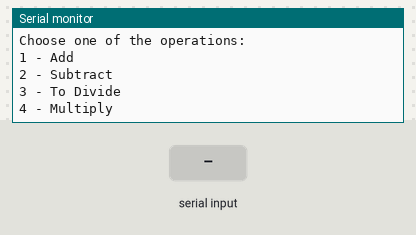
A sketch run on a simulated Arduino Uno, built with avr-gcc and run on an emulated ATmega328P. Shown: the last lines printed to the serial monitor. Inputs (shaded band) come from the test bench.

Above: at 0.8 s.
0.9 s: "Yes" received over Serial
At 2.7 s:
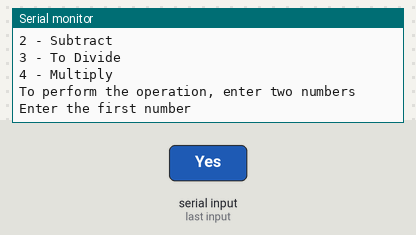
3.4 s: "90,45,200\n" received over Serial
At 5.0 s:
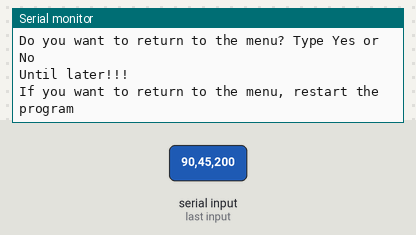

Measured:
- after the input at 0.9 s, the serial monitor: prints a new line after 1.0 s (image 1)
- after the input at 3.4 s, the serial monitor: prints a new line at once (image 2)

The sketch:

calculadora_com_menu1.ino
```cpp
// C++ code
//Variveis
int chooseOfOperation;
float result;

void add( float number1Parameter, float number2Parameter){
  result = number1Parameter + number2Parameter;
  Serial.println("Your result: " + String(result));
  }

void subtract( float number1Parameter, float number2Parameter){
  result = number1Parameter - number2Parameter;
  Serial.println("Your result: " + String(result));
  }

float divide( float number1Parameter, float number2Parameter){
  result = number1Parameter / number2Parameter;
  return result;
  //Serial.println("Your result: " + String(result));
  }

float multiply( float number1Parameter, float number2Parameter){
  result = number1Parameter * number2Parameter;
  return result;
  }


void setup()
{
 Serial.begin(9600);

int counter = 0;
float number1;
float number2;

  do{
    Serial.println("Welcome to Davi's Calculator\n");
    Serial.println("Choose one of the operations: ");
    Serial.println("1 - Add");
    Serial.println("2 - Subtract");
    Serial.println("3 - To Divide");
    Serial.println("4 - Multiply");
    while( ! Serial.available() ){}
    chooseOfOperation = Serial.parseInt();

    Serial.println("To perform the operation, enter two numbers");
    Serial.println("Enter the first number");
    while( ! Serial.available() ){}
    number1 = Serial.parseFloat();

    Serial.println("Enter the second number");
    while( ! Serial.available() ){}
    number2 = Serial.parseFloat();

    //if( chooseOfOperation == 1){}
    //else if( chooseOfOperation == 2){}
    //else if( chooseOfOperation == 3){}
    //else if( chooseOfOperation == 4){}
    //else{}

    switch( chooseOfOperation ){
        case 1:
          add(number1, number2);
          break;

        case 2:
          subtract(number1, number2);
          break;

        case 3:
          float returnDivideFunction;
          returnDivideFunction = divide(number1, number2);
          Serial.println("Your result: " + String(result));
          break;

        case 4:
          float returnMultiplyFunction;
          returnMultiplyFunction = multiply(number1, number2);
          Serial.println("Your result: " + String(result));
          break;

        default:
          Serial.println("There is no such option: Choose an option between 1 and 4");
    }


    Serial.println("Do you want to return to the menu? Type Yes or No ");
     while( ! Serial.available() ){}

    if( Serial.readString() == "Yes" ){
      counter = 1;
    }
    else{
      counter = 0;

      Serial.println("Until later!!!");
      Serial.println("If you want to return to the menu, restart the program");
    }


  }
  while(counter != 0);

}

void loop()
{

}
```
